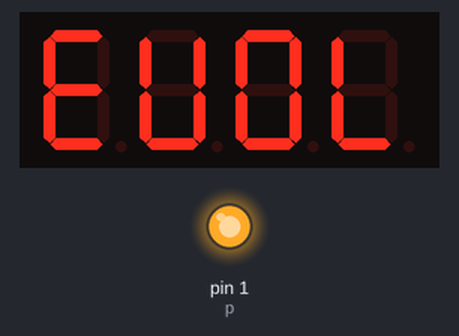
Recording of a sketch running on a simulated Arduino Uno, built with avr-gcc and run on an emulated ATmega328P. On the bench: 4-digit seven-segment display, output pins drawn as LEDs (lit = HIGH). Wiring (inferred from the names in the program): 4-digit 7-segment display, segments lit when LOW: segments pin 8, pin 7, pin 6, pin 5, pin 4, pin 3, pin 2; digit selects A1, A2, A3, A4. The segment pins are drawn as the display they are named for; pins used as bus, display or sensor lines are not drawn.

Above: at 0.9 s.
At 10.58 s:
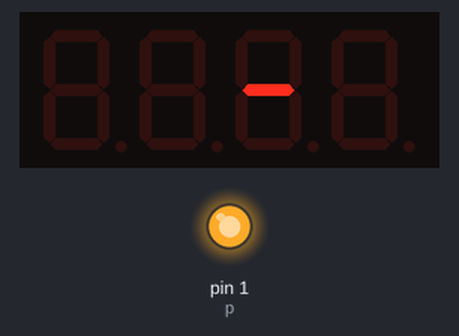
At 19.15 s:
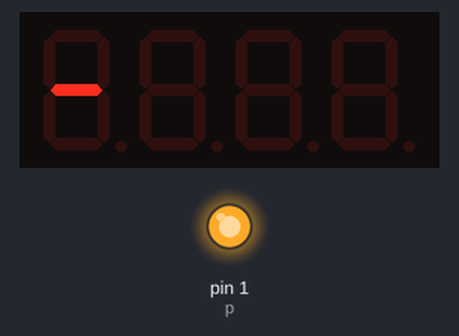
At 29.16 s:
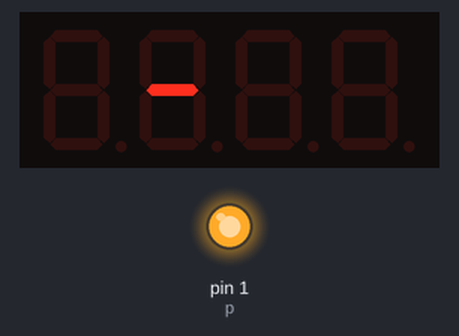
At 39.8 s:
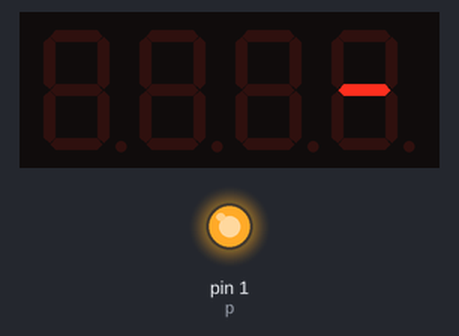

The sketch:

love.ino
```cpp
int a = 8;
int b = 7;
int c = 6;
int d = 5;
int e = 4;
int f = 3;
int g = 2;

int p = 1;

int d4 = A4;
int d3 = A3;
int d2 = A2;
int d1 = A1;

long n = 0;
int x = 100;
int del = 55;

void show_I(void){
  digitalWrite(a, HIGH);
  digitalWrite(b, HIGH);
  digitalWrite(c, HIGH);
  digitalWrite(d, HIGH);
  digitalWrite(e, HIGH);
  digitalWrite(f, HIGH);
  digitalWrite(g, LOW);
}

void show_L(void){
  digitalWrite(a, HIGH);
  digitalWrite(b, HIGH);
  digitalWrite(c, HIGH);
  digitalWrite(d, LOW);
  digitalWrite(e, LOW);
  digitalWrite(f, LOW);
  digitalWrite(g, HIGH);
}

void show_O(void){
  digitalWrite(a, LOW);
  digitalWrite(b, LOW);
  digitalWrite(c, LOW);
  digitalWrite(d, LOW);
  digitalWrite(e, LOW);
  digitalWrite(f, LOW);
  digitalWrite(g, HIGH);
}

void show_V(void){
  digitalWrite(a, HIGH);
  digitalWrite(b, LOW);
  digitalWrite(c, LOW);
  digitalWrite(d, LOW);
  digitalWrite(e, LOW);
  digitalWrite(f, LOW);
  digitalWrite(g, HIGH);
}

void show_E(void){
  digitalWrite(a, LOW);
  digitalWrite(b, HIGH);
  digitalWrite(c, HIGH);
  digitalWrite(d, LOW);
  digitalWrite(e, LOW);
  digitalWrite(f, LOW);
  digitalWrite(g, LOW);
}

void digital_clear(void){
  digitalWrite(a, !LOW);
  digitalWrite(b, !LOW);
  digitalWrite(c, !LOW);
  digitalWrite(d, !LOW);
  digitalWrite(e, !LOW);
  digitalWrite(f, !LOW);
  digitalWrite(g, !LOW);
  digitalWrite(p, !LOW);
}

int anodPins[] = {A1, A2, A3, A4};

void setup(){
  for (int i = 1; i <= 8; i++){
    pinMode(i, OUTPUT);
  }
 for (int i = 0; i < 4; i++) {
    pinMode(anodPins[i], OUTPUT);
  }

  digital_clear();
}

void loop(){


  show_I();
  digitalWrite(d4, HIGH);
  delay(200);
  digitalWrite(d4, LOW);
  show_I();
  digitalWrite(d3, HIGH);
  delay(200);
  digitalWrite(d3, LOW);
  show_I();
  digitalWrite(d2, HIGH);
  delay(200);
  digitalWrite(d2, LOW);
  show_I();
  digitalWrite(d1, HIGH);
  delay(200);
  digitalWrite(d1, LOW);

  for (int i = 0; i < 500; i++) {
    show_L();
    digitalWrite(d4, HIGH);
    delay(1);
    digitalWrite(d4, LOW);

    show_O();
    digitalWrite(d3, HIGH);
    delay(1);
    digitalWrite(d3, LOW);

    show_V();
    digitalWrite(d2, HIGH);
    delay(1);
    digitalWrite(d2, LOW);

    show_E();
    digitalWrite(d1, HIGH);
    delay(1);
    digitalWrite(d1, LOW);
  }

  show_I();
  digitalWrite(d4, HIGH);
  delay(200);
  digitalWrite(d4, LOW);
  show_I();
  digitalWrite(d3, HIGH);
  delay(200);
  digitalWrite(d3, LOW);
  show_I();
  digitalWrite(d2, HIGH);
  delay(200);
  digitalWrite(d2, LOW);
  show_I();
  digitalWrite(d1, HIGH);
  delay(200);
  digitalWrite(d1, LOW);

}
```

Measured:
- what the display in image 0 shows lasts 2.0 s, from 0.9 s to 2.9 s
